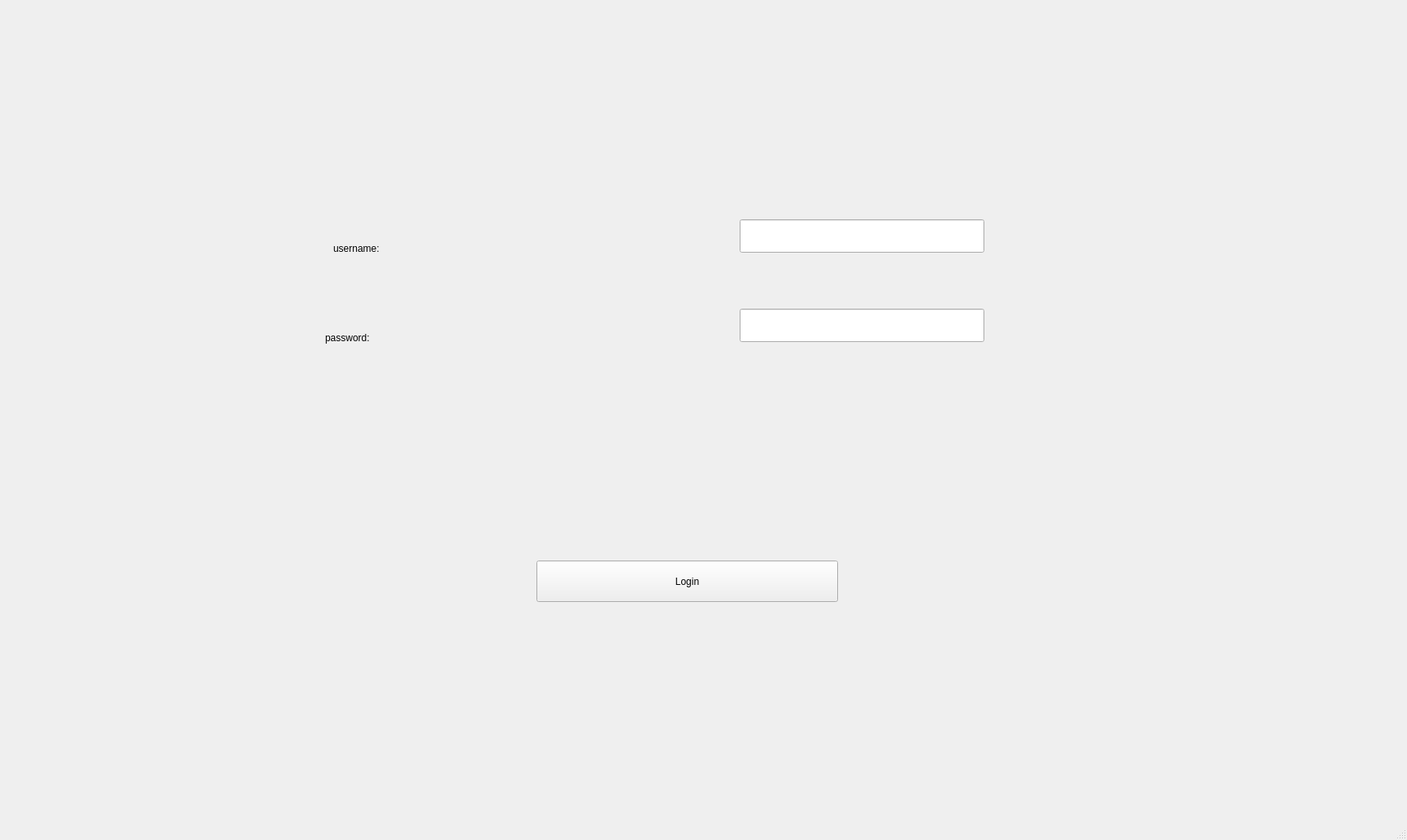
<?xml version="1.0" encoding="UTF-8"?>
<ui version="4.0">
 <class>MainWindow</class>
 <widget class="QMainWindow" name="MainWindow">
  <property name="geometry">
   <rect>
    <x>0</x>
    <y>0</y>
    <width>1731</width>
    <height>1034</height>
   </rect>
  </property>
  <property name="windowTitle">
   <string>MainWindow</string>
  </property>
  <widget class="QWidget" name="centralwidget">
   <widget class="QLineEdit" name="usernameLineEdit">
    <property name="geometry">
     <rect>
      <x>910</x>
      <y>270</y>
      <width>301</width>
      <height>41</height>
     </rect>
    </property>
   </widget>
   <widget class="QLineEdit" name="passwordLineEdit">
    <property name="geometry">
     <rect>
      <x>910</x>
      <y>380</y>
      <width>301</width>
      <height>41</height>
     </rect>
    </property>
    <property name="echoMode">
     <enum>QLineEdit::PasswordEchoOnEdit</enum>
    </property>
   </widget>
   <widget class="QLabel" name="label">
    <property name="geometry">
     <rect>
      <x>410</x>
      <y>290</y>
      <width>121</width>
      <height>31</height>
     </rect>
    </property>
    <property name="text">
     <string>username:</string>
    </property>
   </widget>
   <widget class="QLabel" name="label_2">
    <property name="geometry">
     <rect>
      <x>400</x>
      <y>400</y>
      <width>121</width>
      <height>31</height>
     </rect>
    </property>
    <property name="text">
     <string>password:</string>
    </property>
   </widget>
   <widget class="QPushButton" name="pushButton">
    <property name="geometry">
     <rect>
      <x>660</x>
      <y>690</y>
      <width>371</width>
      <height>51</height>
     </rect>
    </property>
    <property name="text">
     <string>Login</string>
    </property>
   </widget>
  </widget>
  <widget class="QMenuBar" name="menubar">
   <property name="geometry">
    <rect>
     <x>0</x>
     <y>0</y>
     <width>1731</width>
     <height>22</height>
    </rect>
   </property>
  </widget>
  <widget class="QStatusBar" name="statusbar"/>
 </widget>
 <resources/>
 <connections/>
</ui>
